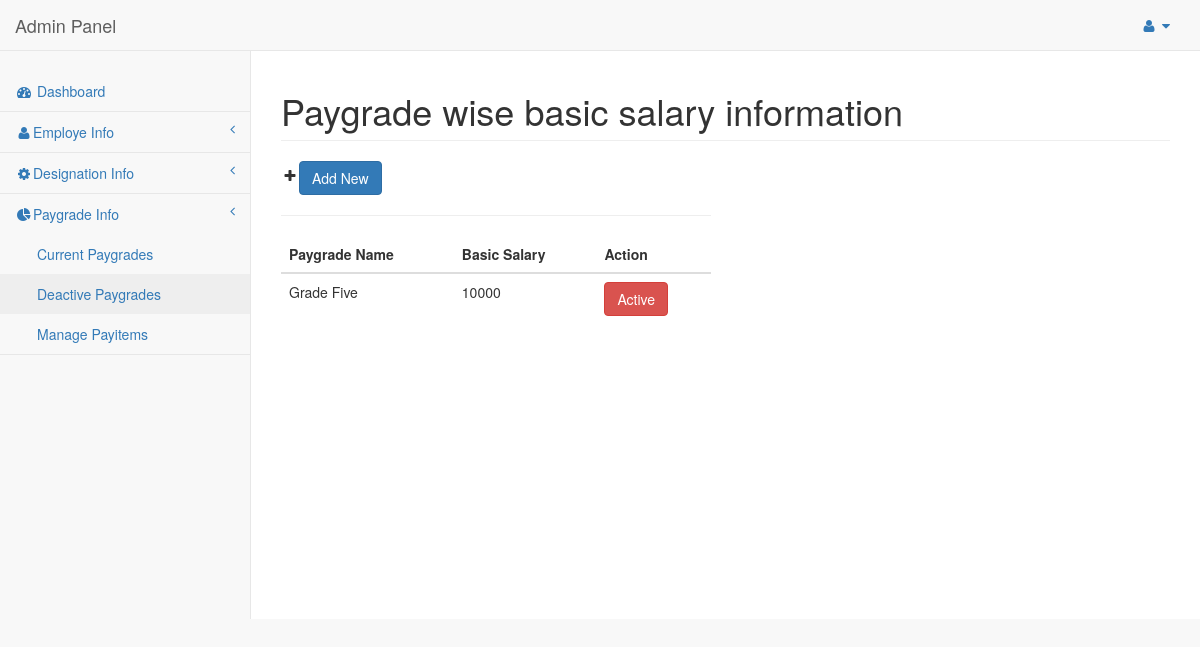
Page /?page=view/deactive_pay_list.php on the earlier database version.
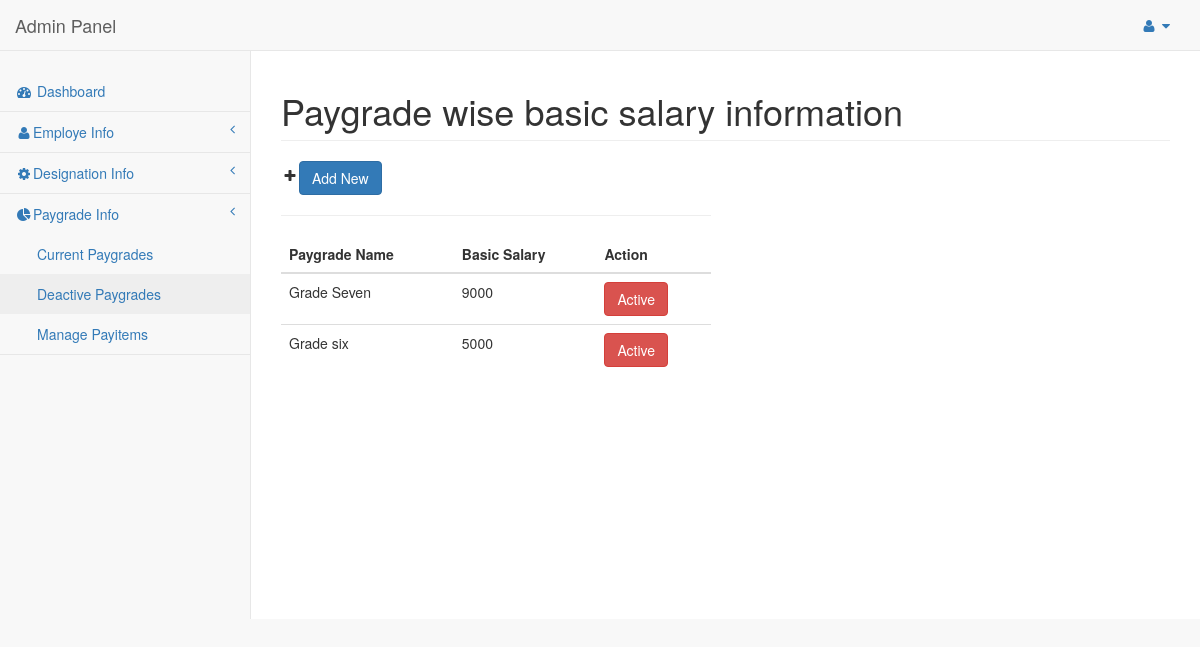
Same page on the later database version.
### tables this page shows
CREATE TABLE `paygrades` (
  `id` int(11) NOT NULL,
  `name` varchar(55) NOT NULL,
  `designation_id` int(11) NOT NULL,
  `basic` decimal(10,0) NOT NULL,
  `status` int(11) NOT NULL
);

### src/Database.php (called while the page is built, shortened)
<?php
class Database
{
    public $host = DB_HOST;
    public $user = DB_USER;
    public $pass = DB_PASS;
    public $db_name = DB_NAME;
    public $link;
    private function connect(){
        $this->link = new mysqli($this->host,$this->user,$this->pass,$this->db_name);
    }
    public function select($query){
       $result = $this->link->query($query);
        if($result->num_rows > 0){
            return $result;
        }else{
            return false;
        }
    }
}
?>

### view/deactive_pay_list.php (the view, shortened to what this page needs)
  <?php
include_once('src/Database.php');
$db=new Database();
$query = "SELECT * FROM paygrades WHERE status='1' ORDER BY id DESC";
$paygrade= $db->select($query);
?>
  <div class="row">
    <div class="col-md-12">
          <h1 class="page-header">Paygrade wise basic salary information</h1>
          <div class="row">
            <div class="col-lg-6">
              <div id="pay_table">
                <table class="table">
                  <thead>
                  <tr>
                    <th>Paygrade Name</th>
                    <th>Basic Salary</th>
                    <th>Action</th>
                    <i class="fa fa-plus fa-fw"></i><button type="button" class="btn btn-primary" data-toggle="modal" data-target="#myModal">Add New</button>
                  </tr>
                  </thead>
                  <tbody>
                  <hr>
                <?php while ($row = $paygrade->FETCH_ASSOC()): ?>
                  <tr>
                    <td><?php echo $row['name']; ?></td>
                    <td><?php echo $row['basic']; ?></td>
                    <td>
                         <a href="?page=view/active_paygrade.php&id=<?php echo $row['id'] ?>" >
                           <span class="btn btn-danger">Active</span>
                         </a>
                    </td>
                  </tr>
                <?php endwhile;?>
                  </tbody>
                </table>
              </div>
            </div>
          </div>
        </div>
    </div>
</div>

Differences in the rows shown:
no longer on this page (row edited): paygrades: name "Grade Five", basic "10000"
added paygrades: name "Grade Seven", basic "9000"
added paygrades: name "Grade six", basic "5000"
